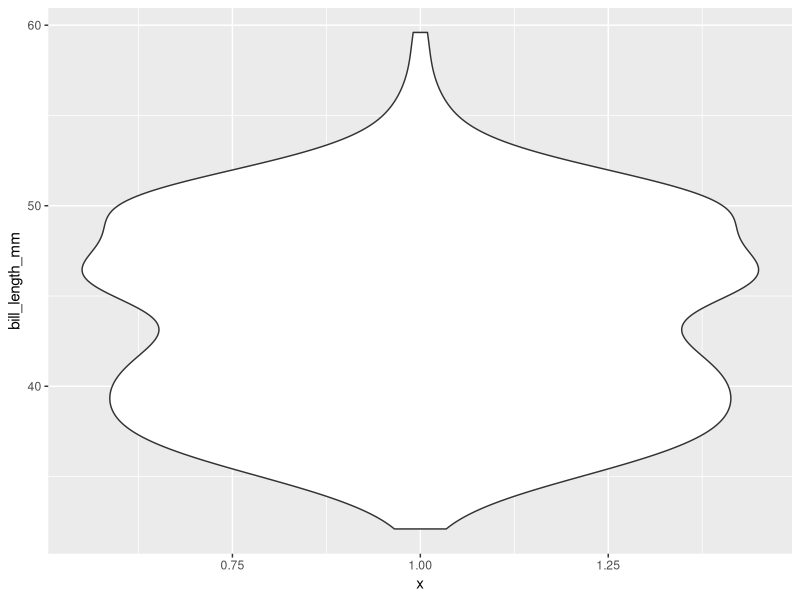
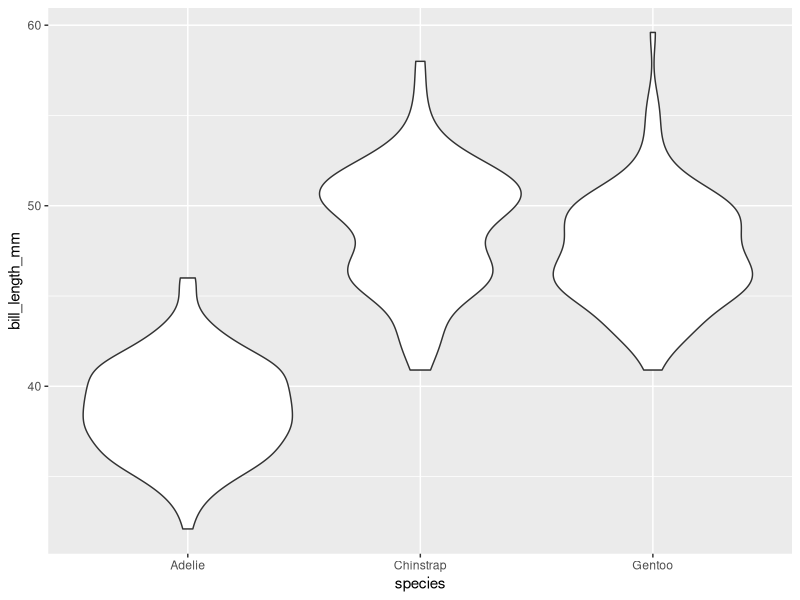
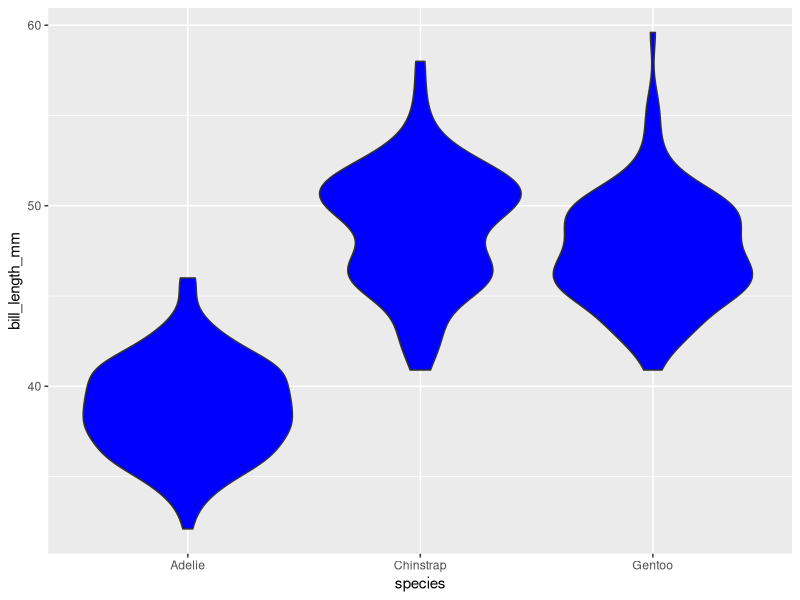
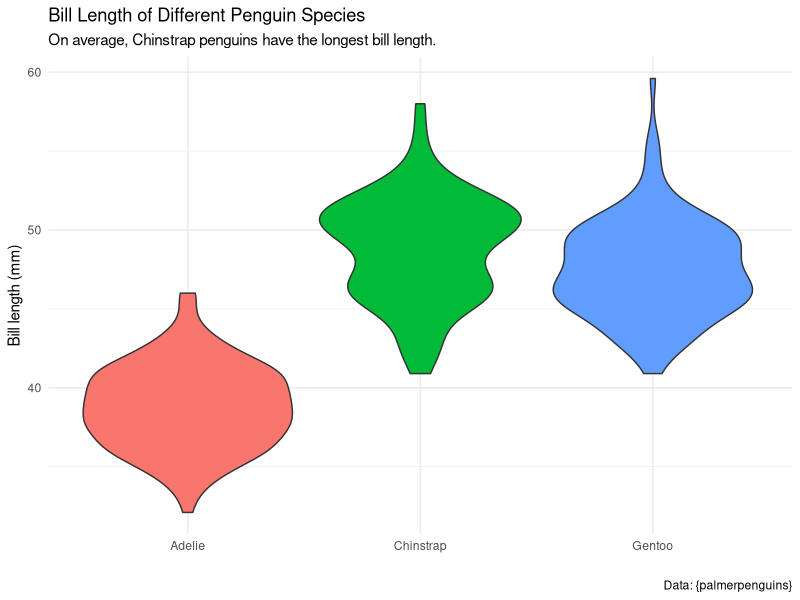

The R script that drew these images, in order:
## ---- chunk 1
library(ggplot2)
library(palmerpenguins)
ggplot(data = penguins, 
       mapping = aes(x = 1, 
                     y = bill_length_mm)) +
  geom_violin()
## ---- chunk 2
ggplot(data = penguins, 
       mapping = aes(x = species, 
                     y = bill_length_mm)) +
  geom_violin()
## ---- chunk 3
ggplot(data = penguins, 
       mapping = aes(x = species, 
                     y = bill_length_mm)) +
  geom_violin(fill = "blue")
## ---- chunk 4
ggplot(data = penguins, 
       mapping = aes(x = species, 
                     y = bill_length_mm, 
                     fill = species)) +
  geom_violin() + 
  theme_minimal() +
  labs(title = "Bill Length of Different Penguin Species", 
       subtitle = "On average, Chinstrap penguins have the longest bill length.", 
       caption = "Data: {palmerpenguins}", 
       x = "", 
       y = "Bill length (mm)") +
  theme(legend.position = "none")
